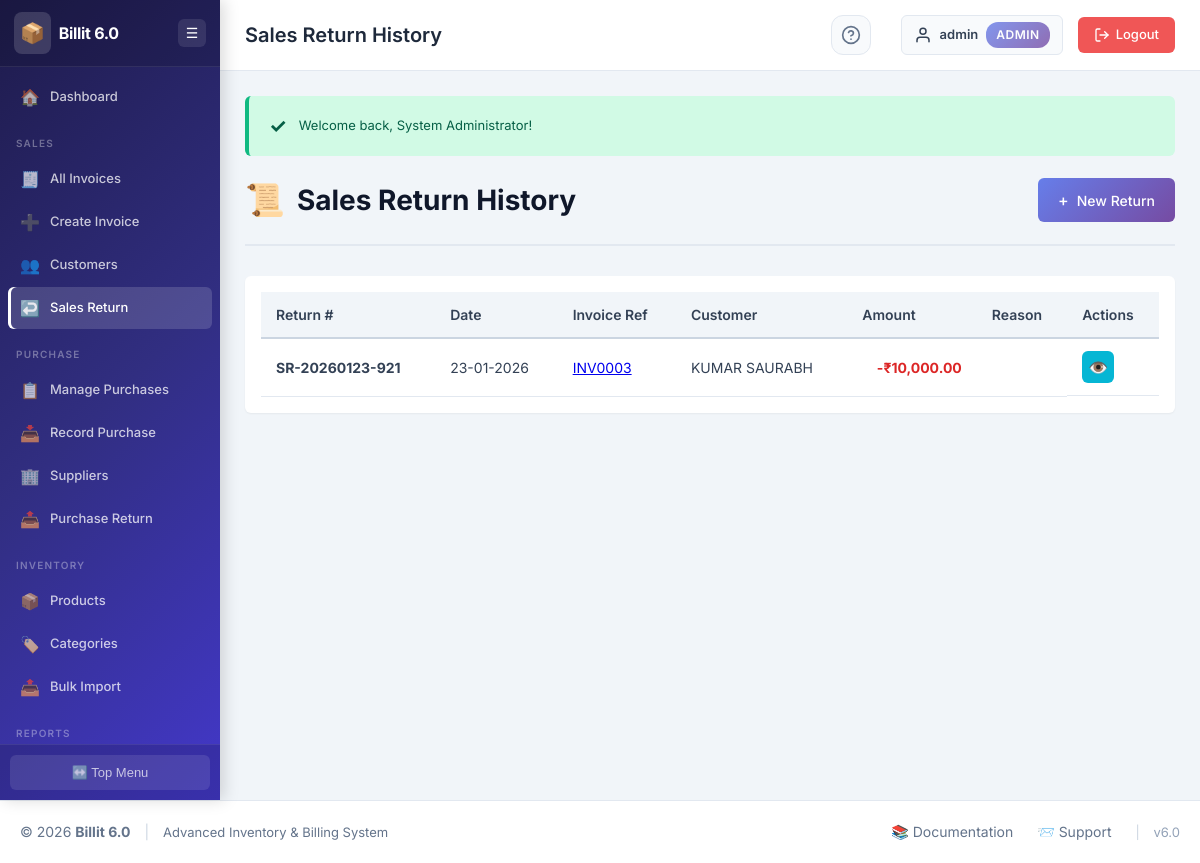
/invoices/sales_returns_list.php (signed in), run on an earlier commit of the app's database.
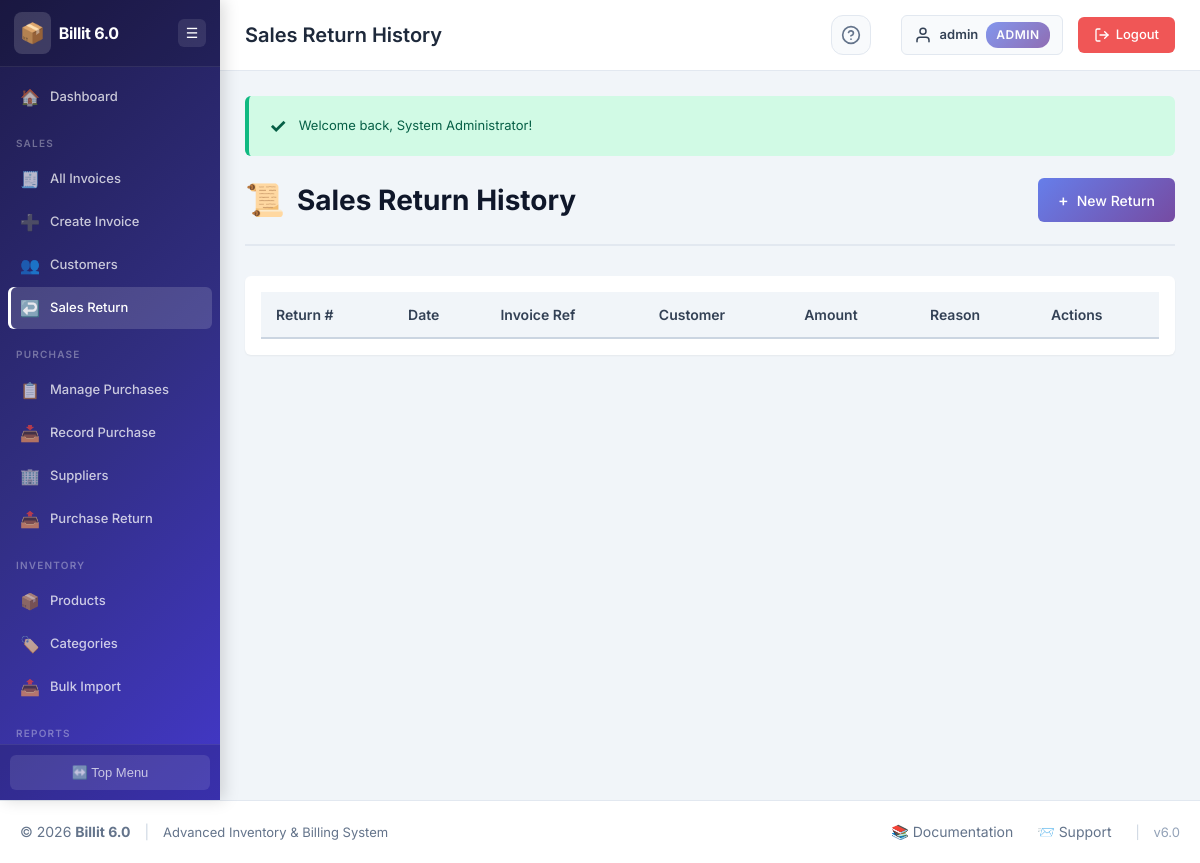
And on a later commit of the database.
### tables this page shows
CREATE TABLE `sale_returns` (
  `return_id` int(11) NOT NULL,
  `return_number` varchar(50) NOT NULL,
  `invoice_id` int(11) DEFAULT NULL,
  `customer_id` int(11) NOT NULL,
  `return_date` date NOT NULL,
  `subtotal` decimal(10,2) NOT NULL DEFAULT 0.00,
  `tax_amount` decimal(10,2) NOT NULL DEFAULT 0.00,
  `total_amount` decimal(10,2) NOT NULL DEFAULT 0.00,
  `reason` text DEFAULT NULL,
  `created_at` timestamp NOT NULL DEFAULT current_timestamp(),
  `created_by` int(11) DEFAULT NULL
);

CREATE TABLE `invoices` (
  `invoice_id` int(11) NOT NULL,
  `invoice_number` varchar(50) NOT NULL,
  `invoice_date` date NOT NULL,
  `customer_id` int(11) NOT NULL,
  `customer_name` varchar(200) NOT NULL,
  `customer_gstin` varchar(15) DEFAULT NULL,
  `customer_address` text DEFAULT NULL,
  `customer_state_code` varchar(2) DEFAULT NULL,
  `subtotal` decimal(10,2) NOT NULL DEFAULT 0.00,
  `discount_type` enum('percentage','amount') DEFAULT 'percentage',
  `discount_value` decimal(10,2) DEFAULT 0.00,
  `discount_amount` decimal(10,2) DEFAULT 0.00,
  `taxable_amount` decimal(10,2) NOT NULL DEFAULT 0.00,
  `cgst_amount` decimal(10,2) DEFAULT 0.00,
  `sgst_amount` decimal(10,2) DEFAULT 0.00,
  `igst_amount` decimal(10,2) DEFAULT 0.00,
  `total_tax` decimal(10,2) DEFAULT 0.00,
  `round_off` decimal(10,2) DEFAULT 0.00,
  `total_amount` decimal(10,2) NOT NULL DEFAULT 0.00,
  `amount_paid` decimal(10,2) DEFAULT 0.00,
  `amount_due` decimal(10,2) DEFAULT 0.00,
  `payment_status` enum('unpaid','partial','paid') NOT NULL DEFAULT 'unpaid',
  `invoice_status` enum('draft','finalized','cancelled') NOT NULL DEFAULT 'draft',
  `notes` text DEFAULT NULL,
  `terms_conditions` text DEFAULT NULL,
  `created_by` int(11) DEFAULT NULL,
  `created_at` timestamp NOT NULL DEFAULT current_timestamp(),
  `updated_at` timestamp NOT NULL DEFAULT current_timestamp() ON UPDATE current_timestamp()
);

CREATE TABLE `customers` (
  `customer_id` int(11) NOT NULL,
  `customer_name` varchar(200) NOT NULL,
  `customer_type` enum('B2B','B2C') NOT NULL DEFAULT 'B2C',
  `contact_person` varchar(100) DEFAULT NULL,
  `email` varchar(100) DEFAULT NULL,
  `phone` varchar(20) DEFAULT NULL,
  `gstin` varchar(15) DEFAULT NULL,
  `pan` varchar(10) DEFAULT NULL,
  `billing_address` text DEFAULT NULL,
  `billing_city` varchar(100) DEFAULT NULL,
  `billing_state` varchar(100) DEFAULT NULL,
  `billing_state_code` varchar(2) DEFAULT NULL,
  `billing_pincode` varchar(10) DEFAULT NULL,
  `shipping_address` text DEFAULT NULL,
  `shipping_city` varchar(100) DEFAULT NULL,
  `shipping_state` varchar(100) DEFAULT NULL,
  `shipping_state_code` varchar(2) DEFAULT NULL,
  `shipping_pincode` varchar(10) DEFAULT NULL,
  `credit_limit` decimal(10,2) DEFAULT 0.00,
  `opening_balance` decimal(10,2) DEFAULT 0.00,
  `status` enum('active','inactive') NOT NULL DEFAULT 'active',
  `created_at` timestamp NOT NULL DEFAULT current_timestamp(),
  `updated_at` timestamp NOT NULL DEFAULT current_timestamp() ON UPDATE current_timestamp()
);

### invoices/sales_returns_list.php (the view, shortened to what this page needs)
<?php
require_once '../config/config.php';
require_once '../includes/functions.php';
require_once '../includes/header.php';
$query = "SELECT sr.*, i.invoice_number, c.customer_name
          FROM sale_returns sr
          JOIN invoices i ON sr.invoice_id = i.invoice_id
          JOIN customers c ON sr.customer_id = c.customer_id
          ORDER BY sr.return_date DESC, sr.return_id DESC";
$result = db_query($connection, $query);
?>
<div class="page-header">
    <h2 class="page-title">
        <span class="page-icon">📜</span> Sales Return History
    </h2>
    <div class="page-actions">
        <a href="sales_return.php" class="btn btn-primary">
            <span class="btn-icon">+</span> New Return
        </a>
    </div>
</div>
<div class="card">
    <div class="card-body">
        <div class="table-responsive">
            <table class="data-table">
                <thead>
                    <tr>
                        <th>Return #</th>
                        <th>Date</th>
                        <th>Invoice Ref</th>
                        <th>Customer</th>
                        <th class="text-right">Amount</th>
                        <th>Reason</th>
                        <th>Actions</th>
                    </tr>
                </thead>
                <tbody>
                    <?php while($row = mysqli_fetch_assoc($result)): ?>
                    <tr>
                        <td><strong><?php echo $row['return_number']; ?></strong></td>
                        <td><?php echo format_date($row['return_date']); ?></td>
                        <td>
                            <a href="view_invoice.php?id=<?php echo $row['invoice_id']; ?>">
                                <?php echo $row['invoice_number']; ?>
                            </a>
                        </td>
                        <td><?php echo escape_html($row['customer_name']); ?></td>
                        <td class="text-right">
                            <span style="color:#dc2626; font-weight:bold;">
                                -<?php echo format_currency($row['total_amount']); ?>
                            </span>
                        </td>
                        <td><?php echo escape_html($row['reason']); ?></td>
                        <td class="actions">
                            <a href="view_return.php?id=<?php echo $row['return_id']; ?>" class="btn-action btn-edit" title="View Details">
                                👁️
                            </a>
                        </td>
                    </tr>
                    <?php endwhile; ?>
                </tbody>
            </table>
        </div>
    </div>
</div>
<?php require_once '../includes/footer.php'; ?>

What changed in the data, as far as the page shows it:
removed sale_returns: return_number "SR-20260123-921", return_date "23-01-2026", invoice.invoice_number "INV0003", customer.customer_name "KUMAR SAURABH", total_amount "₹10,000.00"
